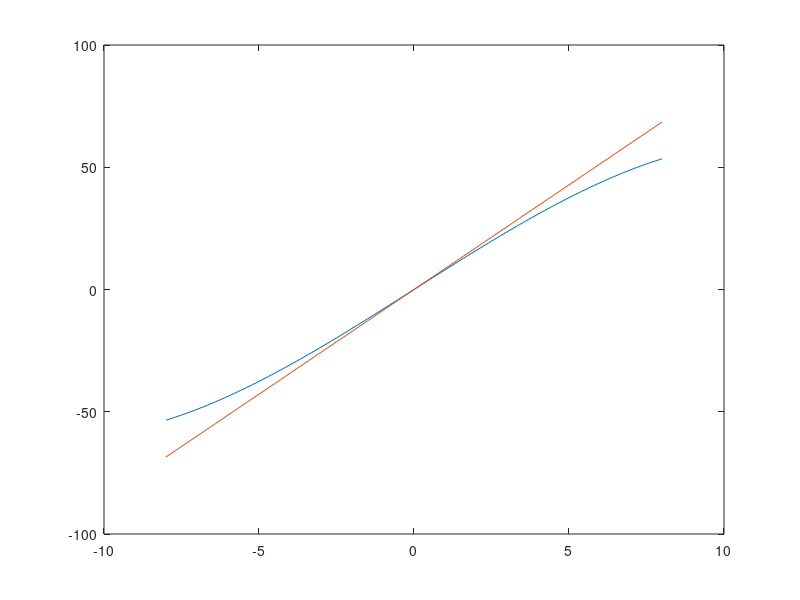

MATLAB code for this plot:

M = [0 0 0
10 1.2482 1.1682
15 1.8822 1.7523
25 3.1938 2.9206
35 4.6099 4.0888
45 6.2354 5.2570
50 7.2055 5.8411
-10 -1.2482 -1.1682
-15 -1.8822 -1.7523
-25 -3.1938 -2.9206
-35 -4.6099 -4.0888
-45 -6.2354 -5.2570
-50 -7.2055 -5.8411];

Range = -8:0.1:8;
y  = M(:,1)';
x1 = M(:,2)';
x2 = M(:,3)';
n = 4  ;
p1 = polyfit(x1,y, n);
p2 = polyfit(x2,y, n);


func1 = polyval(p1, Range);
func2 = polyval(p2, Range);

plot(Range, func1);
hold on
plot(Range, func2);
